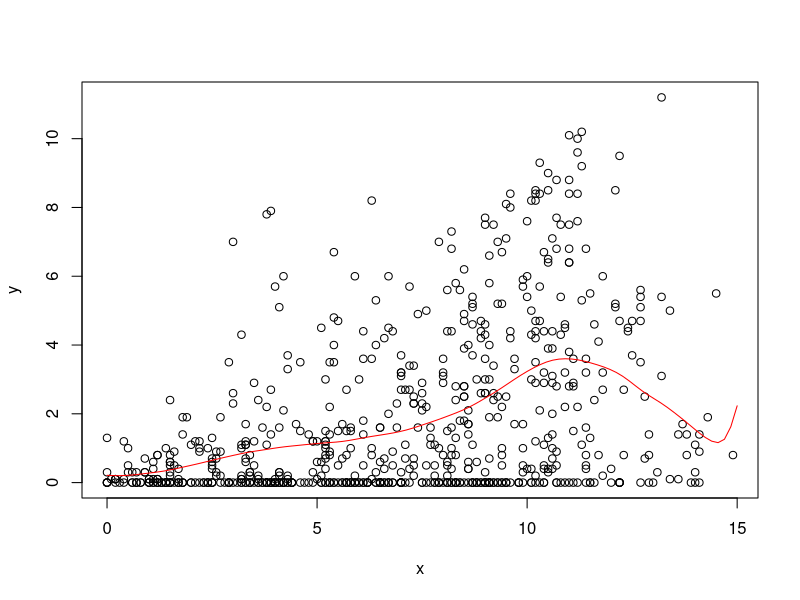

Write the R code that produced this figure.
llr = function(x, y, z, omega){
  fits = sapply(z, compute_f_hat, x, y, omega)
  return(fits)
}
compute_f_hat = function(z, x, y, omega) {
  Wz = diag(make_weight_matrix(z, x, omega))
  X = make_predictor_matrix(x)
  f_hat = c(1, z) %*% solve(t(X) %*% apply(X, 2, function(Xcol){Wz*Xcol})) %*% t(X) %*% 
    apply(as.matrix(y),2, function(Xcol){Wz*Xcol})
  return(f_hat)
}
make_weight_matrix = function(z, x, omega) {
  r = abs(x - z) / omega
  w = sapply(r, W)
  Wz = diag(w)
  return(Wz)
}
W = function(r) {
  if (abs(r) < 1) {
    return((1 - abs(r) ** 3) ** 3)
  } else{
    return(0)
  }
}
make_predictor_matrix = function(x) {
  n = length(x)
  return(cbind(rep(1, n), x))
}

# --- example 1 --- #
# get the data
data(french_fries, package = 'reshape2')
french_fries = na.omit(french_fries)

# input data
x = french_fries$potato
y = french_fries$buttery

# space along which to smooth
z = seq(0, 15, length.out = 100)

# run smoothing
fits = llr(z = z, x = x, y = y, omega = 2)

# plot the data and the smoother
plot(x, y)
lines(z, fits, col = 'red')


